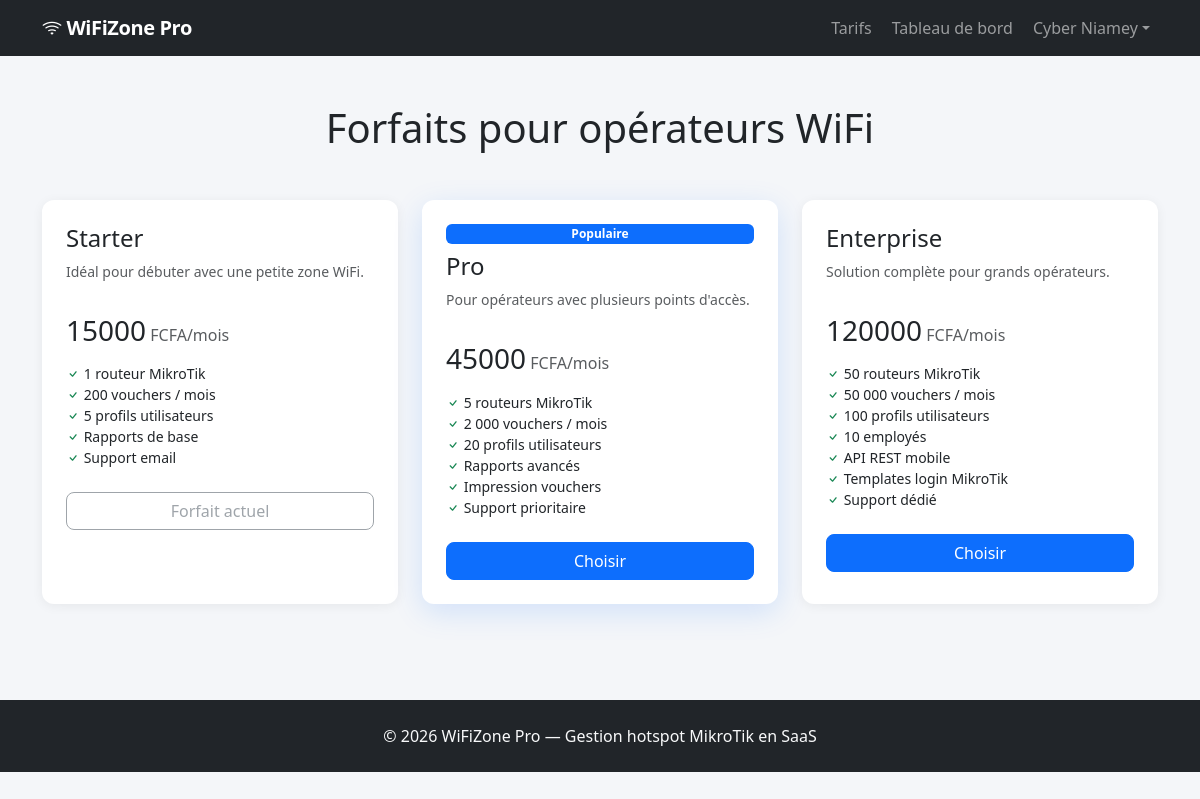
The page /billing/pricing/ (signed in) on the database its author committed.
### accounts/models.py (models this page shows, shortened)
class User(AbstractUser):
    company_name = models.CharField("entreprise / zone WiFi", max_length=200, blank=True)
    phone = models.CharField("téléphone", max_length=30, blank=True)
    city = models.CharField("ville", max_length=100, blank=True)
    country = models.CharField("pays", max_length=100, default="Niger")
    is_reseller = models.BooleanField(default=False)
    totp_secret = models.CharField(max_length=32, blank=True)
    totp_enabled = models.BooleanField(default=False)
    gdpr_consent_at = models.DateTimeField(null=True, blank=True)
    reseller = models.ForeignKey(
        "self",
        null=True,
        blank=True,
        on_delete=models.SET_NULL,
        related_name="reseller_clients",
    )
    class Meta:
        verbose_name = "utilisateur"
        verbose_name_plural = "utilisateurs"
    @property
    def display_name(self):
        return self.company_name or self.get_full_name() or self.username

### billing/models.py (models this page shows, shortened)
class Plan(models.Model):
    name = models.CharField("nom", max_length=100)
    slug = models.SlugField(unique=True)
    description = models.TextField("description", blank=True)
    price_monthly = models.DecimalField(
        "prix mensuel (FCFA)",
        max_digits=12,
        decimal_places=0,
        default=Decimal("0"),
    )
    max_routers = models.PositiveIntegerField("routeurs max", default=1)
    max_vouchers_month = models.PositiveIntegerField("vouchers / mois", default=100)
    max_profiles = models.PositiveIntegerField("profils max", default=5)
    max_staff = models.PositiveIntegerField(
        "employés max",
        default=0,
        help_text="0 = pas de multi-utilisateurs",
    )
    features = models.JSONField("fonctionnalités", default=list, blank=True)
    is_active = models.BooleanField("actif", default=True)
    is_highlighted = models.BooleanField("mis en avant", default=False)
    sort_order = models.PositiveIntegerField("ordre", default=0)
    class Meta:
        ordering = ["sort_order", "price_monthly"]
        verbose_name = "forfait"
        verbose_name_plural = "forfaits"

### billing/views.py (the view)
# urls.py: path("pricing/", views.pricing, name="pricing"),
def pricing(request):
    plans = Plan.objects.filter(is_active=True)
    subscription = get_user_subscription(request.user) if request.user.is_authenticated else None
    return render(
        request,
        "billing/pricing.html",
        {"plans": plans, "subscription": subscription},
    )

### accounts/tenant.py (called while the page is built)
def get_operator(user):
    if not user.is_authenticated:
        return None
    membership = user.team_memberships.filter(is_active=True).select_related("owner").first()
    if membership:
        return membership.owner
    return user

### billing/context_processors.py (called while the page is built)
def subscription_context(request):
    if not request.user.is_authenticated:
        return {"current_subscription": None, "current_plan": None, "operator": None}
    operator = get_operator(request.user)
    sub = get_user_subscription(operator)
    return {
        "current_subscription": sub,
        "current_plan": sub.plan if sub else None,
        "operator": operator,
    }

### billing/models.py (called while the page is built)
    def reset_monthly_usage_if_needed(self):
        now = timezone.now()
        if not self.month_reset_at or now.month != self.month_reset_at.month:
            self.vouchers_used_this_month = 0
            self.month_reset_at = now
            self.save(update_fields=["vouchers_used_this_month", "month_reset_at"])

### billing/services.py (called while the page is built)
def get_user_subscription(user):
    if not user.is_authenticated:
        return None
    try:
        sub = Subscription.objects.select_related("plan").get(user=user)
        sub.reset_monthly_usage_if_needed()
        return sub
    except Subscription.DoesNotExist:
        return None

### templates/billing/pricing.html (shortened to what this page needs)
{% extends "base.html" %}
{% block content %}
<div class="container py-5">
  <h1 class="text-center mb-5">Forfaits pour opérateurs WiFi</h1>
  <div class="row g-4 justify-content-center">
    {% for plan in plans %}
    <div class="col-md-4">
      <div class="pricing-card card h-100 p-4 {% if plan.is_highlighted %}highlighted{% endif %}">
        {% if plan.is_highlighted %}<span class="badge bg-primary mb-2">Populaire</span>{% endif %}
        <h4>{{ plan.name }}</h4>
        <p class="text-muted small">{{ plan.description }}</p>
        <div class="my-3">
          <span class="h3">{{ plan.price_monthly|floatformat:0 }}</span>
          <span class="text-muted"> FCFA/mois</span>
        </div>
        <ul class="list-unstyled small mb-4">
          {% for feat in plan.features %}
          <li><i class="bi bi-check text-success"></i> {{ feat }}</li>
          {% endfor %}
        </ul>
        {% if user.is_authenticated %}
          {% if subscription and subscription.plan.slug == plan.slug %}
          <button class="btn btn-outline-secondary w-100" disabled>Forfait actuel</button>
          {% else %}
          <a href="{% url 'billing:subscribe' plan.slug %}" class="btn btn-primary w-100">Choisir</a>
          {% endif %}
        {% else %}
        <a href="{% url 'accounts:register' %}" class="btn btn-primary w-100">Commencer</a>
        {% endif %}
      </div>
    </div>
    {% endfor %}
  </div>
</div>
{% endblock %}

### templates/base.html (shortened to what this page needs)
{% load static %}
<!DOCTYPE html>
<html lang="fr">
<head>
  <link href="https://cdn.jsdelivr.net/npm/bootstrap@5.3.3/dist/css/bootstrap.min.css" rel="stylesheet">
  <link href="https://cdn.jsdelivr.net/npm/bootstrap-icons@1.11.3/font/bootstrap-icons.min.css" rel="stylesheet">
  <link href="{% static 'css/custom.css' %}" rel="stylesheet">
</head>
<body class="{% block body_class %}{% endblock %}">
  {% block navbar %}
  <nav class="navbar navbar-expand-lg navbar-dark bg-dark">
    <div class="container">
      <a class="navbar-brand" href="{% url 'dashboard:landing' %}">
        <i class="bi bi-wifi"></i> WiFiZone Pro
      </a>
      <div class="collapse navbar-collapse" id="mainNav">
        <ul class="navbar-nav ms-auto align-items-lg-center gap-1">
          <li class="nav-item"><a class="nav-link" href="{% url 'billing:pricing' %}">Tarifs</a></li>
          {% if user.is_authenticated %}
            <li class="nav-item"><a class="nav-link" href="{% url 'dashboard:home' %}">Tableau de bord</a></li>
            <li class="nav-item dropdown">
              <a class="nav-link dropdown-toggle" href="#" data-bs-toggle="dropdown">{{ user.display_name }}</a>
            </li>
          {% else %}
            <li class="nav-item"><a class="nav-link" href="{% url 'accounts:login' %}">Connexion</a></li>
            <li class="nav-item">
              <a class="btn btn-primary btn-sm ms-lg-2" href="{% url 'accounts:register' %}">Essai gratuit</a>
            </li>
          {% endif %}
        </ul>
      </div>
    </div>
  </nav>
  {% endblock %}
  {% block content %}{% endblock %}
  {% block footer %}
  <footer class="bg-dark text-light py-4 mt-5">
    <div class="container text-center">
      <p class="mb-0">&copy; 2026 WiFiZone Pro — Gestion hotspot MikroTik en SaaS</p>
    </div>
  </footer>
  {% endblock %}
</body>
</html>

### static/css/custom.css (style rules this page uses)
:root { --wz-primary: #0d6efd; --wz-dark: #1a1d23; --wz-sidebar: #212529; }
body { font-family: "Segoe UI", system-ui, -apple-system, sans-serif; background-color: #f4f6f9; }
.navbar-brand { font-weight: 700; letter-spacing: -0.02em; }
.pricing-card { border: 1px solid #dee2e6; border-radius: 16px; transition: transform 0.2s, box-shadow 0.2s; }
.pricing-card.highlighted { border-color: var(--wz-primary); box-shadow: 0 8px 30px rgba(13, 110, 253, 0.15); }
.card { border: none; border-radius: 12px; box-shadow: 0 2px 12px rgba(0, 0, 0, 0.06); }
.btn { border-radius: 8px; }

### rows shown on the page
User: display_name "Cyber Niamey"
Plan: name "Starter", description "Idéal pour débuter avec une petite zone WiFi.", price_monthly "15000", features "1 routeur MikroTik" "200 vouchers / mois" "5 profils utilisateurs" "Rapports de base" "Support email", slug "Forfait actuel"
Plan: is_highlighted "Populaire", name "Pro", description "Pour opérateurs avec plusieurs points d'accès.", price_monthly "45000", features "5 routeurs MikroTik" "2 000 vouchers / mois" "20 profils utilisateurs" "Rapports avancés" "Impression vouchers" "Support prioritaire", slug "Choisir"
Plan: name "Enterprise", description "Solution complète pour grands opérateurs.", price_monthly "120000", features "50 routeurs MikroTik" "50 000 vouchers / mois" "100 profils utilisateurs" "10 employés" "API REST mobile" "Templates login MikroTik" "Support dédié", slug "Choisir"
